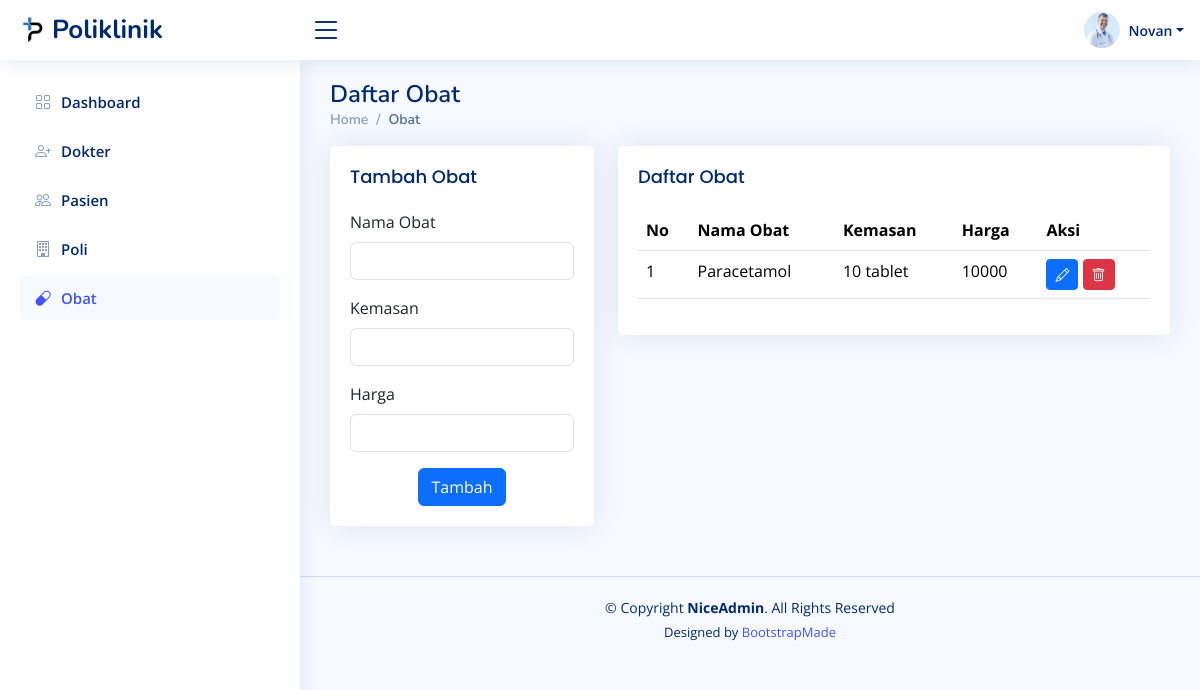
The app's page /obat_admin.php (signed in), older data.
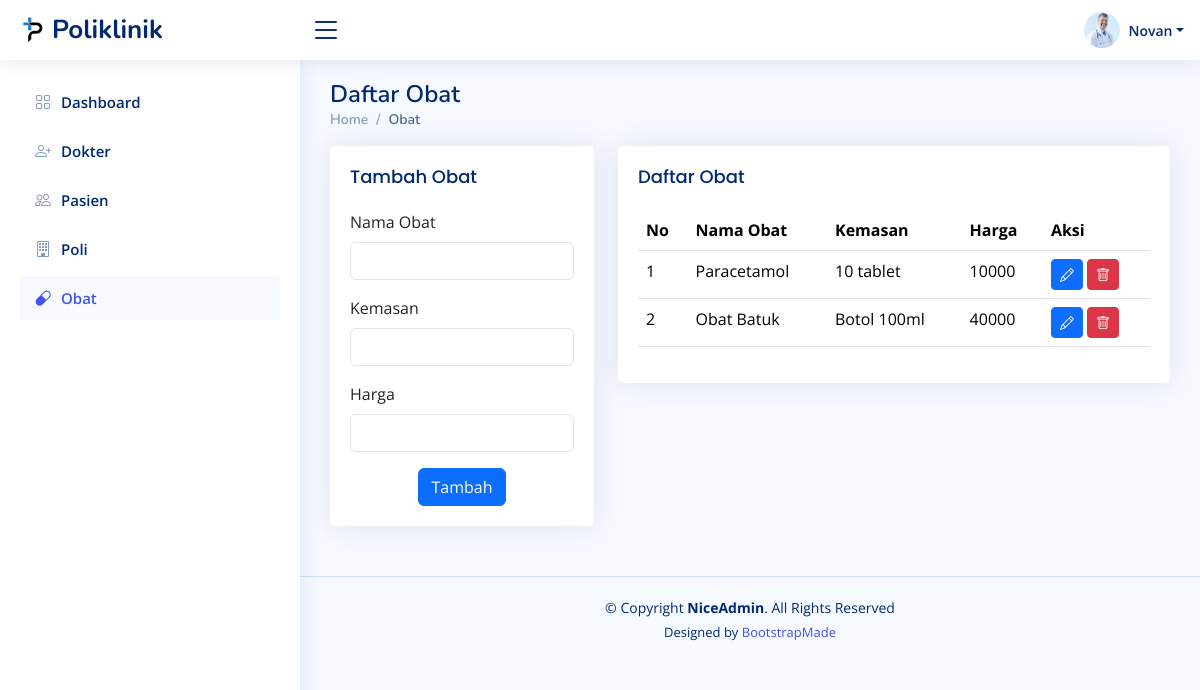
The same page, newer data.
### tables this page shows
CREATE TABLE `obat` (
  `id` int(11) NOT NULL,
  `nama_obat` varchar(50) NOT NULL,
  `kemasan` varchar(35) DEFAULT NULL,
  `harga` int(10) UNSIGNED DEFAULT 0
);

### obat_admin.php (the view, shortened to what this page needs)
<?php
$nama = $_SESSION['nama'];
?>
<!DOCTYPE html>
<html lang="en">
<head>
  <link href="assets/vendor/bootstrap/css/bootstrap.min.css" rel="stylesheet" />
  <link href="assets/vendor/bootstrap-icons/bootstrap-icons.css" rel="stylesheet" />
  <link href="assets/vendor/boxicons/css/boxicons.min.css" rel="stylesheet" />
  <link href="assets/vendor/quill/quill.snow.css" rel="stylesheet" />
  <link href="assets/vendor/quill/quill.bubble.css" rel="stylesheet" />
  <link href="assets/vendor/remixicon/remixicon.css" rel="stylesheet" />
  <link href="assets/vendor/simple-datatables/style.css" rel="stylesheet" />
  <link href="assets/css/style.css" rel="stylesheet" />
</head>
<body>
  <header id="header" class="header fixed-top d-flex align-items-center">
    <div class="d-flex align-items-center justify-content-between">
      <a href="index.php" class="logo d-flex align-items-center">
        <img src="assets/img/logo.png" alt="" />
        <span class="d-none d-lg-block">Poliklinik</span>
      </a>
      <i class="bi bi-list toggle-sidebar-btn"></i>
    </div>
    <nav class="header-nav ms-auto">
      <ul class="d-flex align-items-center">
        <li class="nav-item dropdown pe-3">
          <a class="nav-link nav-profile d-flex align-items-center pe-0" href="#" data-bs-toggle="dropdown">
            <img src="assets/img/doctor.jpg" alt="Profile" class="rounded-circle" />
            <span class="d-none d-md-block dropdown-toggle ps-2"><?php echo $nama ?></span> </a>
        </li>
      </ul>
    </nav>
  </header>
  <aside id="sidebar" class="sidebar">
    <ul class="sidebar-nav" id="sidebar-nav">
      <li class="nav-item">
        <a class="nav-link collapsed" href="dashboard_admin.php">
          <i class="bi bi-grid"></i>
          <span>Dashboard</span>
        </a>
      </li>
      <li class="nav-item">
        <a class="nav-link collapsed" href="dokter_admin.php">
          <i class="bi bi-person-plus"></i>
          <span>Dokter</span>
        </a>
      </li>
      <li class="nav-item">
        <a class="nav-link collapsed" href="pasien_admin.php">
          <i class="bi bi-people"></i>
          <span>Pasien</span>
        </a>
      </li>
      <li class="nav-item">
        <a class="nav-link collapsed" href="poli_admin.php">
          <i class="bi bi-building"></i>
          <span>Poli</span>
        </a>
      </li>
      <li class="nav-item">
        <a class="nav-link" href="obat_admin.php">
          <i class="bi bi-capsule"></i>
          <span>Obat</span>
        </a>
      </li>
    </ul>
  </aside>
  <main id="main" class="main">
    <div class="pagetitle">
      <h1>Daftar Obat</h1>
      <nav>
        <ol class="breadcrumb">
          <li class="breadcrumb-item"><a href="dashboard_admin.php">Home</a></li>
          <li class="breadcrumb-item active">Obat</li>
        </ol>
      </nav>
    </div>
    <section class="section dashboard">
      <div class="row">
        <div class="col-lg-4">
          <div class="card">
            <div class="card-body">
              <h5 class="card-title">Tambah Obat</h5>
              <form action="src/obat/add.php" method="post" class="row g-3">
                <div class="col-12">
                  <label for="inputNamaObat" class="form-label">Nama Obat</label>
                  <input type="text" class="form-control" id="inputNamaObat" name="nama_obat" />
                </div>
                <div class="col-12">
                  <label for="inputKemasan" class="form-label">Kemasan</label>
                  <input type="text" class="form-control" id="inputKemasan" name="kemasan" />
                </div>
                <div class="col-12">
                  <label for="inputHarga" class="form-label">Harga</label>
                  <input type="text" class="form-control" id="inputHarga" name="harga" />
                </div>
                <div class="text-center">
                  <button type="submit" class="btn btn-primary">
                    Tambah
                  </button>
                </div>
              </form>
            </div>
          </div>
        </div>
        <div class="col-lg-8">
          <div class="row">
            <div class="col-12">
              <div class="card">
                <div class="card-body">
                  <h5 class="card-title">Daftar Obat</h5>
                  <table class="table datatable">
                    <thead>
                      <tr>
                        <th>No</th>
                        <th>Nama Obat</th>
                        <th>Kemasan</th>
                        <th>Harga</th>
                        <th>Aksi</th>
                      </tr>
                    </thead>
                    <tbody>
                      <?php
                      require 'config/database.php';
                      $no = 1;
                      $query = "SELECT * FROM obat";
                      $result = mysqli_query($mysqli, $query);
                      while ($data = mysqli_fetch_array($result)) {
                      ?>
                        <tr>
                          <td><?php echo $no++ ?></td>
                          <td><?php echo $data['nama_obat'] ?></td>
                          <td><?php echo $data['kemasan'] ?></td>
                          <td><?php echo $data['harga'] ?></td>
                          <td>
                            <button type='button' class='btn btn-sm btn-primary' data-bs-toggle="modal"
                              data-bs-target="#editModal<?php echo $data['id'] ?>"><i class="bi bi-pencil"></i></button>
                            <button type='button' class='btn btn-sm btn-danger' data-bs-toggle="modal"
                              data-bs-target="#deleteModal<?php echo $data['id'] ?>"><i class="bi bi-trash"></i></button>
                          </td>
                        </tr>
                      <?php } ?>
                    </tbody>
                  </table>
                </div>
              </div>
            </div>
          </div>
        </div>
      </div>
    </section>
  </main>
  <footer id="footer" class="footer">
    <div class="copyright">
      &copy; Copyright <strong><span>NiceAdmin</span></strong>. All Rights Reserved
    </div>
    <div class="credits">
      Designed by <a href="https://bootstrapmade.com/">BootstrapMade</a>
    </div>
  </footer>
</body>
</html>

### assets/css/style.css (style rules this page uses)
:root { scroll-behavior: smooth; }
body { font-family: "Open Sans", sans-serif; background: #f6f9ff; color: #444444; }
a { color: #4154f1; text-decoration: none; }
h1, h2, h3, h4, h5, h6 { font-family: "Nunito", sans-serif; }
#main { margin-top: 60px; padding: 20px 30px; transition: all 0.3s; }
.pagetitle { margin-bottom: 10px; }
.pagetitle h1 { font-size: 24px; margin-bottom: 0; font-weight: 600; color: #012970; }
.card { margin-bottom: 30px; border: none; border-radius: 5px; box-shadow: 0px 0 30px rgba(1, 41, 112, 0.1); }
.card-title { padding: 20px 0 15px 0; font-size: 18px; font-weight: 500; color: #012970; font-family: "Poppins", sans-serif; }
.card-body { padding: 0 20px 20px 20px; }
.breadcrumb { font-size: 14px; font-family: "Nunito", sans-serif; color: #899bbd; font-weight: 600; }
.breadcrumb a { color: #899bbd; transition: 0.3s; }
.breadcrumb .breadcrumb-item::before { color: #899bbd; }
.breadcrumb .active { color: #51678f; font-weight: 600; }
.logo { line-height: 1; }
@media (min-width: 1200px) { .logo { width: 280px; } }
.logo img { max-height: 26px; margin-right: 6px; }
.logo span { font-size: 26px; font-weight: 700; color: #012970; font-family: "Nunito", sans-serif; }
.header { transition: all 0.5s; z-index: 997; height: 60px; box-shadow: 0px 2px 20px rgba(1, 41, 112, 0.1); background-color: #fff; padding-left: 20px; }
.header .toggle-sidebar-btn { font-size: 32px; padding-left: 10px; cursor: pointer; color: #012970; }
.header-nav ul { list-style: none; }
.header-nav > ul { margin: 0; padding: 0; }
.header-nav .nav-profile { color: #012970; }
.header-nav .nav-profile img { max-height: 36px; }
.header-nav .nav-profile span { font-size: 14px; font-weight: 600; }
.sidebar { position: fixed; top: 60px; left: 0; bottom: 0; width: 300px; z-index: 996; transition: all 0.3s; padding: 20px; overflow-y: auto; scrollbar-width: thin; scrollbar-color: #aab7cf transparent; box-shadow: 0px 0px 20px rgba(1, 41, 112, 0.1); background-color: #fff; }
@media (min-width: 1200px) { #main, #footer { margin-left: 300px; } }
.sidebar-nav { padding: 0; margin: 0; list-style: none; }
.sidebar-nav li { padding: 0; margin: 0; list-style: none; }
.sidebar-nav .nav-item { margin-bottom: 5px; }
.sidebar-nav .nav-link { display: flex; align-items: center; font-size: 15px; font-weight: 600; color: #4154f1; transition: 0.3; background: #f6f9ff; padding: 10px 15px; border-radius: 4px; }
.sidebar-nav .nav-link i { font-size: 16px; margin-right: 10px; color: #4154f1; }
.sidebar-nav .nav-link.collapsed { color: #012970; background: #fff; }
.sidebar-nav .nav-link.collapsed i { color: #899bbd; }
.footer { padding: 20px 0; font-size: 14px; transition: all 0.3s; border-top: 1px solid #cddfff; }
.footer .copyright { text-align: center; color: #012970; }
.footer .credits { padding-top: 5px; text-align: center; font-size: 13px; color: #012970; }

Row changes from the older to the newer data that the page shows:
added obat: nama_obat "Obat Batuk", kemasan "Botol 100ml", harga "40000"
